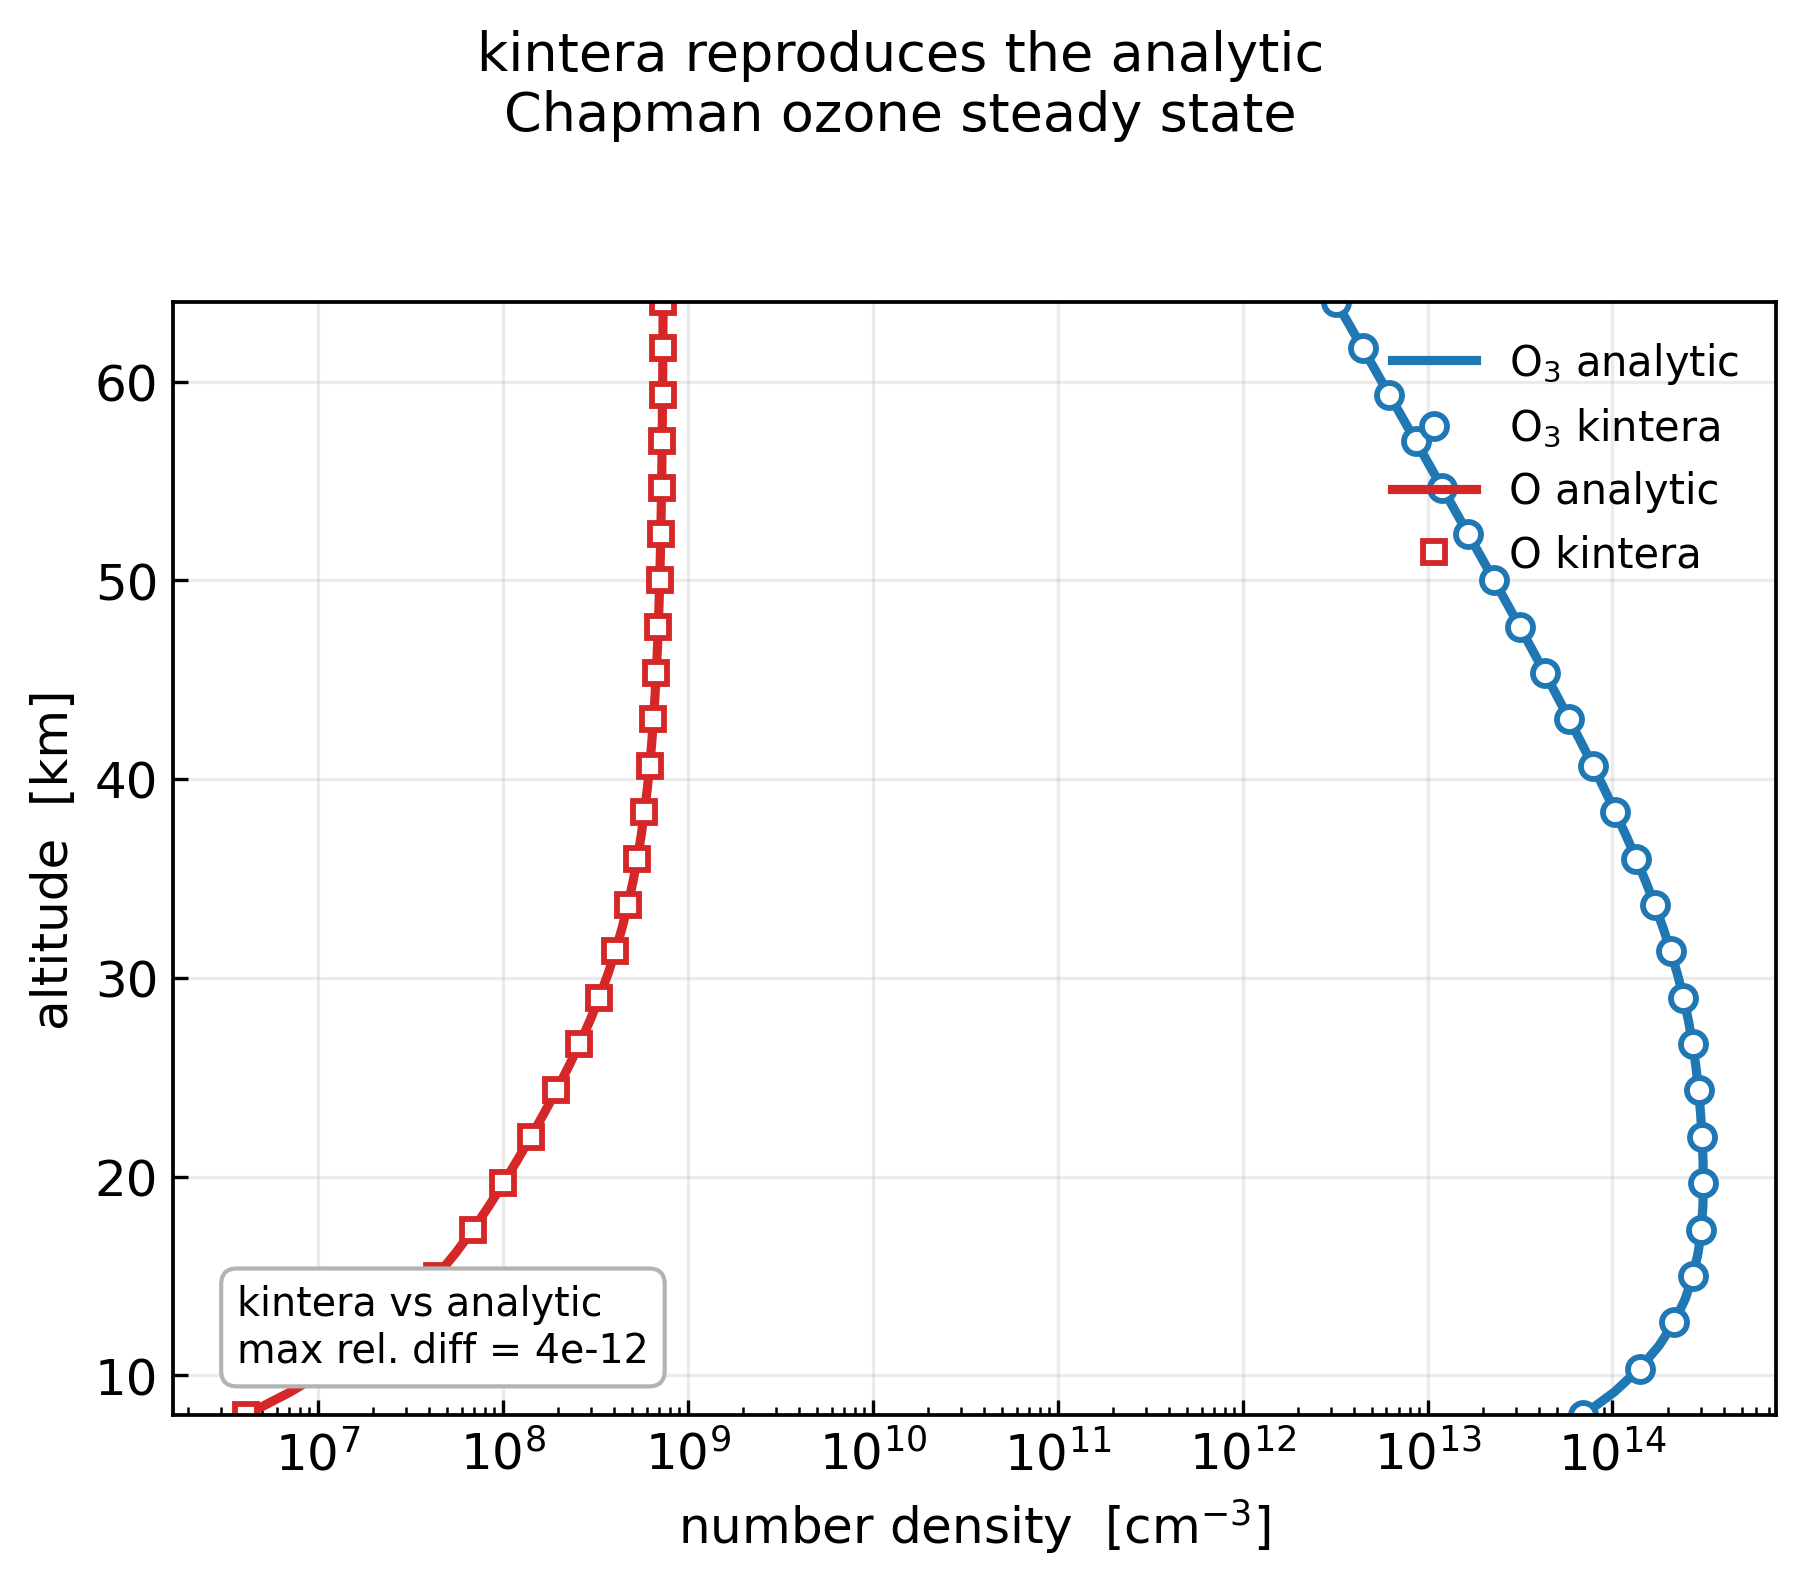

Python code for this plot:
#!/usr/bin/env python3
"""Paper figure: kintera reproduces the analytic Chapman ozone layer.

kintera's Photolysis and Arrhenius modules compute the photolysis rates J(z)
and rate constants k(z) on a stratospheric column (the TOA solar flux is
attenuated through the overhead O2 column). The Chapman steady state is then
obtained two independent ways:
  * by integrating the box kinetics with kintera's implicit solver
    (evolve_implicit), and
  * from the closed-form analytic Chapman steady state of the same J, k.
They agree to the solver tolerance and reproduce the canonical ozone layer.

Run under the dev env:
  /opt/anaconda3/bin/python3.10 fig_chapman_match.py
"""
from __future__ import annotations

from pathlib import Path

import numpy as np
import torch
import kintera
from kintera import (Reaction, PhotolysisOptions, Photolysis,
                     ArrheniusOptions, Arrhenius)

import matplotlib
matplotlib.use("Agg")
import matplotlib.pyplot as plt

torch.set_default_dtype(torch.float64)
OUT = Path(__file__).resolve().parent
NA = 6.02214076e23
KB = 1.380649e-23


def build_kinetics():
    kintera.set_species_names(["N2", "O2", "O", "O3"])
    kintera.set_species_weights([28e-3, 32e-3, 16e-3, 48e-3])
    kintera.set_species_cref_R([2.5, 2.5, 1.5, 3.5])

    # O2: strong Schumann-Runge below ~190 nm (absorbed high in the mesosphere)
    # + the weak Herzberg continuum 200-242 nm (~few 1e-24 cm^2) that penetrates
    # to the stratosphere and drives the ozone layer near 25 km.
    wave_o2 = [120., 140., 160., 175., 185., 195., 200., 210., 220., 230.,
               242.]
    xs_o2 = [1.0e-17, 1.0e-17, 1.0e-17, 1.0e-19, 1.0e-21, 8.0e-23, 3.5e-23,
             3.0e-23, 2.3e-23, 1.4e-23, 5.0e-24]
    wave_o3 = [200., 210., 220., 230., 240., 250., 255., 260., 270., 280.,
               290., 300., 310., 320., 330.]
    xs_o3 = [3.0e-19, 6.0e-19, 1.0e-18, 2.5e-18, 5.0e-18, 8.0e-18, 1.1e-17,
             1.0e-17, 7.0e-18, 4.0e-18, 2.0e-18, 8.0e-19, 3.0e-19, 5.0e-20,
             5.0e-21]
    waves = sorted(set(wave_o2 + wave_o3))

    def interp(wv, xs, w):
        return float(np.interp(w, wv, xs, left=xs[0], right=xs[-1]))
    sig_o2 = np.array([interp(wave_o2, xs_o2, w) for w in waves])   # cm^2
    sig_o3 = np.array([interp(wave_o3, xs_o3, w) for w in waves])
    # O2 does not absorb beyond the Schumann-Runge/Herzberg edge (~242 nm), so
    # it must NOT attenuate the Hartley-band (O3) flux -- otherwise J_O2 and
    # J_O3 attenuate in lock-step and the ozone-layer peak vanishes.
    sig_o2[np.asarray(waves) > 242.0] = 0.0

    po = PhotolysisOptions()
    po.reactions([Reaction("O2 => 2 O"), Reaction("O3 => O2 + O")])
    po.wavelength([float(w) for w in waves])
    po.temperature([200., 300.])
    po.cross_section(list(sig_o2) + list(sig_o3))
    po.branches([[{"O2": 1.0}], [{"O3": 1.0}]])
    photo = Photolysis(po)

    ao = ArrheniusOptions()
    ao.reactions([Reaction("O + O2 => O3"), Reaction("O + O3 => 2 O2")])
    ao.A([1.7e-14, 8.0e-12]); ao.b([-2.4, 0.0]); ao.Ea_R([0.0, 2060.0])
    arr = Arrhenius(ao)
    return photo, arr, np.array(waves), sig_o2


def main():
    photo, arr, waves, sig_o2 = build_kinetics()
    nw = waves.size

    # --- stratospheric column ----------------------------------------------
    z = np.linspace(8.0, 64.0, 49)                       # km
    T = np.full_like(z, 250.0)                            # isothermal
    H = 7.0e3                                             # scale height [m]
    n_tot = (1.013e5 / (KB * 250.0)) * np.exp(-z * 1e3 / H)   # m^-3
    n_cgs = n_tot * 1e-6                                   # molecule cm^-3
    # kintera's Arrhenius A here is cgs (cm^3 molecule^-1 s^-1), so the box runs
    # in molecule/cm^3 throughout; J is s^-1.
    # overhead O2 column [cm^-2] = n_O2[cm^-3] * H[cm] (exponential atmosphere)
    col_o2 = (0.21 * n_cgs) * (H * 1e2)

    # TOA solar actinic flux [photons cm^-2 s^-1 per bin], example shape
    f_toa = np.where(waves < 200, 1e10 * np.exp(-(200 - waves) / 30),
            np.where(waves < 320, 1e13 * np.exp(-(waves - 250) ** 2 / 5000),
                     1e14))
    # attenuate per altitude through the overhead O2 column (Beer-Lambert)
    flux = f_toa[None, :] * np.exp(-sig_o2[None, :] * col_o2[:, None])  # (nz,nw)

    tT = torch.tensor(T)
    # isothermal column: set the dissociation xs once at the single temperature,
    # then evaluate J per altitude (the flux is what varies with height)
    t1 = torch.tensor([float(T[0])])
    photo.update_xs_diss_stacked(t1)
    Jrows = [photo.forward(t1, torch.tensor(flux[i]))[0] for i in range(z.size)]
    J = torch.stack(Jrows)                                # (nz, 2) [1/s]
    J_O2, J_O3 = J[:, 0].numpy(), J[:, 1].numpy()

    pres = torch.tensor(n_tot * KB * T)                   # Pa
    nt = torch.tensor(n_cgs)                              # molecule cm^-3
    c = torch.zeros(z.size, 4)
    c[:, 0] = 0.78 * nt                                   # N2
    c[:, 1] = 0.21 * nt                                   # O2
    c[:, 2] = 1e-12 * nt                                  # O seed
    c[:, 3] = 1e-9 * nt                                   # O3 seed
    k = arr.forward(tT, pres, c, {})                      # (nz, 2) cm^3/s
    k2, k4 = k[:, 0].numpy(), k[:, 1].numpy()

    # --- analytic Chapman steady state (exact, from kintera J, k) -----------
    o2 = (0.21 * nt).numpy()
    disc = (J_O2 * k4) ** 2 + 4 * k2 * k4 * J_O2 * J_O3
    O_an = (J_O2 * k4 + np.sqrt(disc)) / (2 * k2 * k4)     # [O] mol/m^3
    O3_an = J_O2 * o2 / (k4 * O_an)                        # [O3] mol/m^3

    # --- kintera implicit integration of the box to steady state ------------
    S = torch.tensor([[0., 0., 0., 0.],          # N2
                      [-1., -1., 1., 2.],        # O2
                      [2., -1., 1., -1.],        # O
                      [0., 1., -1., -1.]])       # O3
    jO2 = torch.tensor(J_O2); jO3 = torch.tensor(J_O3)
    k2t = torch.tensor(k2); k4t = torch.tensor(k4)

    def rate_jac(cc):
        c1, c2, c3 = cc[:, 1], cc[:, 2], cc[:, 3]
        r = torch.stack([jO2 * c1, k2t * c2 * c1, jO3 * c3, k4t * c2 * c3], -1)
        jac = torch.zeros(z.size, 4, 4)
        jac[:, 0, 1] = jO2
        jac[:, 1, 1] = k2t * c2; jac[:, 1, 2] = k2t * c1
        jac[:, 2, 3] = jO3
        jac[:, 3, 2] = k4t * c3; jac[:, 3, 3] = k4t * c2
        return r, jac

    cc = c.clone()
    dt = 1.0e-2
    for _ in range(120):                                  # ramp dt to SS
        r, jac = rate_jac(cc)
        dc = kintera.evolve_implicit(r, S, jac, dt)
        # hold the N2/O2 bath fixed (the analytic SS assumes constant O2);
        # only the odd-oxygen species O, O3 evolve
        cc[:, 2] = (cc[:, 2] + dc[:, 2]).clamp_min(0.0)
        cc[:, 3] = (cc[:, 3] + dc[:, 3]).clamp_min(0.0)
        dt = min(dt * 1.4, 1.0e9)
    O_kt, O3_kt = cc[:, 2].numpy(), cc[:, 3].numpy()

    rel_O3 = np.abs(O3_kt - O3_an) / np.maximum(O3_an, 1e-300)
    rel_O = np.abs(O_kt - O_an) / np.maximum(O_an, 1e-300)
    # assess only cells where the species is non-negligible; deep in the column
    # J_O2 underflows and both kt and analytic are ~0 (meaningless ratio noise)
    alive = O3_an > 1e-5 * O3_an.max()
    print(f"O3 peak at z={z[np.argmax(O3_an)]:.0f} km; max rel diff over alive "
          f"cells: O3={rel_O3[alive].max():.2e}  O={rel_O[alive].max():.2e}")

    f = 1.0                                              # already molecule cm^-3
    # --- figure ------------------------------------------------------------
    plt.rcParams.update({"font.size": 12, "font.family": "DejaVu Sans",
                         "axes.linewidth": 0.9, "mathtext.default": "regular",
                         "xtick.direction": "in", "ytick.direction": "in"})
    fig, axL = plt.subplots(1, 1, figsize=(6.2, 5.4))

    axL.plot(O3_an * f, z, "-", color="#1f77b4", lw=2.2, label="O$_3$ analytic")
    axL.plot(O3_kt[::2] * f, z[::2], "o", color="#1f77b4", ms=6, mfc="white",
             mew=1.4, label="O$_3$ kintera")
    axL.plot(O_an * f, z, "-", color="#d62728", lw=2.2, label="O analytic")
    axL.plot(O_kt[::2] * f, z[::2], "s", color="#d62728", ms=5.5, mfc="white",
             mew=1.4, label="O kintera")
    axL.set_xscale("log")
    axL.set_xlabel("number density  [cm$^{-3}$]")
    axL.set_ylabel("altitude  [km]")
    axL.legend(loc="upper right", fontsize=10, frameon=False)
    axL.set_ylim(z.min(), z.max())
    axL.grid(alpha=0.25)
    axL.text(0.04, 0.04, "kintera vs analytic\nmax rel. diff = "
             f"{max(rel_O3[alive].max(), rel_O[alive].max()):.0e}",
             transform=axL.transAxes, ha="left", va="bottom", fontsize=9.5,
             bbox=dict(boxstyle="round,pad=0.4", fc="white", ec="0.7"))

    fig.suptitle("kintera reproduces the analytic\nChapman ozone steady state",
                 fontsize=13, y=0.99)
    fig.tight_layout(rect=(0, 0, 1, 0.96))
    for ext in ("png", "pdf"):
        fig.savefig(OUT / f"fig_chapman_match.{ext}", dpi=300,
                    bbox_inches="tight")
    print(f"wrote {OUT}/fig_chapman_match.png / .pdf")


if __name__ == "__main__":
    main()
